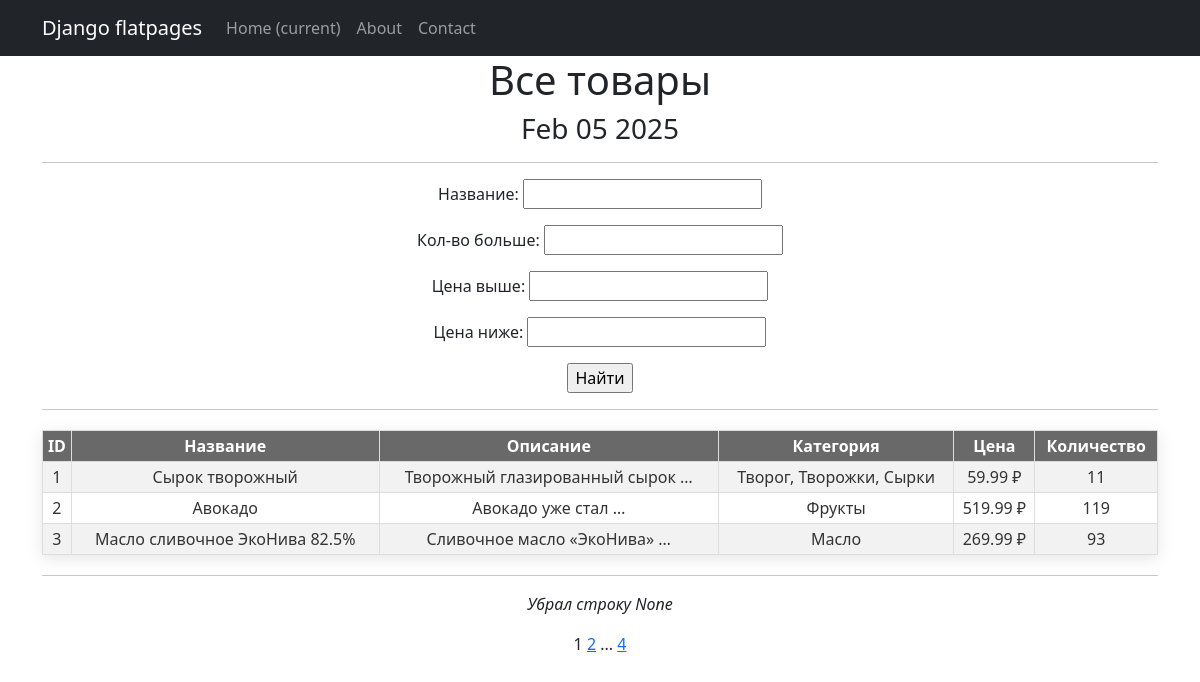
Screenshot of /products/ with the database file from the repository.
### simpleapp/models.py (models this page shows, shortened)
class Product(models.Model):
    name = models.CharField(max_length=100, unique=True)
    description = models.TextField()
    quantity = models.IntegerField(default=0, validators=[MinValueValidator(0)])
    category = models.ForeignKey('Category',on_delete=models.CASCADE, related_name='products')
    price = models.FloatField(validators=[MinValueValidator(0.0)])

class Category(models.Model):
    name = models.CharField(max_length=100, unique=True)
    def __str__(self):
        return f'{self.name.title()}'

### simpleapp/views.py (the view)
# urls.py: path('', ProductList.as_view(), name='products_list'),
class ProductList(ListView):
    model = Product
    ordering = 'name'
    template_name = 'products.html'
    context_object_name = 'products'
    paginate_by = 3
    def get_context_data(self, **kwargs):
        context = super().get_context_data(**kwargs)
        context['time_now'] = datetime.utcnow()
        context['next_sale'] = 'Убрал строку None'
        context['filterset'] = self.filterset
        return context
    def get_queryset(self):
        queryset = super().get_queryset()
        self.filterset = ProductFilter(self.request.GET, queryset)
        return self.filterset.qs.order_by('id')

### simpleapp/templatetags/custom_filters.py (called while the page is built)
@register.filter()
def currency(value, code='rub'):
    postfix = CURRENCIES_SYMBOLS[code]
    return f'{value} {postfix}'

### simpleapp/templatetags/custom_tags.py (called while the page is built)
@register.simple_tag
def current_time(format_string='%b %d %Y'):
    return datetime.utcnow().strftime(format_string)

@register.simple_tag(takes_context=True)
def url_replace(context, **kwargs):
    d = context['request'].GET.copy()
    for k, v in kwargs.items():
        d[k] = v
    return d.urlencode()

### templates/products.html (shortened to what this page needs)
{% extends 'flatpages/default.html' %}
{% load custom_filters %}
{% load custom_tags %}
{% block content %}
    <h1>Все товары</h1>
    <h3>{{ time_now|date:'M d Y' }}</h3>
    <hr>
    <form action="" method="get">
        {{ filterset.form.as_p }}
        <input type="submit" value="Найти" />
    </form>
    <hr>
    {% if products %}
        <table>
            <tr>
                <th>ID</th>
                <th>Название</th>
                <th>Описание</th>
                <th>Категория</th>
                <th>Цена</th>
                <th>Количество</th>
            </tr>
            {% for product in products %}
            <tr>
                <td>{{product.id}}</td>
                <td>{{product.name}}</td>
                <td>{{product.description| truncatewords:3}}</td>
                <td>{{product.category}}</td>
                <td>{{product.price|currency:'rub'}}</td>
                <td>{{product.quantity}}</td>
            </tr>
            {% endfor %}
        </table>
        <hr>
        <p><em>{{ next_sale|default_if_none:'Чуть позже посмотрим...' }}</em></p>
    {% else %}
        <h2>Товаров нет, приходите завтра</h2>
    {% endif %}
    {{ page_obj.number }}
    {% if page_obj.has_next %}
        <a href="?{% url_replace page=page_obj.next_page_number %}">{{page_obj.next_page_number}}</a>
        {% if paginator.num_pages != page_obj.next_page_number %}
            ...
            <a href="?{% url_replace page=page_obj.paginator.num_pages %}">{{page_obj.paginator.num_pages}}</a>
        {% endif %}
    {% endif %}
{% endblock content %}

### templates/flatpages/default.html (shortened to what this page needs)
<!DOCTYPE html>
<html lang="en">
    <head>
        {% load static %}
        <link href="{% static 'css/styles.css' %}" rel="stylesheet" />
        <link href="{% static 'css/custom.css' %}" rel="stylesheet" />
    </head>
    <body>
        <nav class="navbar navbar-expand-lg navbar-dark bg-dark static-top">
           <div class="container">
               <a class="navbar-brand" href="#">Django flatpages</a>
               <div class="collapse navbar-collapse" id="navbarResponsive">
                   <ul class="navbar-nav ml-auto">
                       <li class="nav-item active">
                           <a class="nav-link" href="#">Home
                               <span class="sr-only">(current)</span>
                           </a>
                       </li>
                       <li class="nav-item">
                           <a class="nav-link" href="/about/">About</a>
                       </li>
                       <li class="nav-item">
                           <a class="nav-link" href="/contacts/">Contact</a>
                       </li>
                   </ul>
               </div>
           </div>
        </nav>
        <div class="container">
           <div class="row">
               <div class="col-lg-12 text-center">
                   {% block content %}{% endblock content %}
               </div>
           </div>
        </div>
    </body>
</html>

### static/css/custom.css (style rules this page uses)
table { width: 100%; margin: 20px 0; border-collapse: collapse; box-shadow: 0 4px 15px rgba(0, 0, 0, 0.1); }
th, td { border: 1px solid #ddd; padding: 3px; text-align: center; vertical-align: middle; }
th { background-color: #696969; color: #ffffff; }
tr:nth-child(even) { background-color: #f2f2f2; }
tr:nth-child(odd) { background-color: #ffffff; }
td { color: #333333; }

### rows the page displays
Product: id "1", name "Cырок творожный", description "Творожный глазированный сырок …", category "Творог, Творожки, Сырки", price "59.99 ₽", quantity "11"
Product: id "2", name "Авокадо", description "Авокадо уже стал …", category "Фрукты", price "519.99 ₽", quantity "119"
Product: id "3", name "Масло сливочное ЭкоНива 82.5%", description "Сливочное масло «ЭкоНива» …", category "Масло", price "269.99 ₽", quantity "93"

### other values shown
{{ time_now|date:'M d Y' }} "Feb 05 2025"
{{ next_sale|default_if_none:'Чуть позже посмотрим...' }} "Убрал строку None"
{{ page_obj.number }} "1"
{{ page_obj.next_page_number }} "2"
{{ page_obj.paginator.num_pages }} "4"
